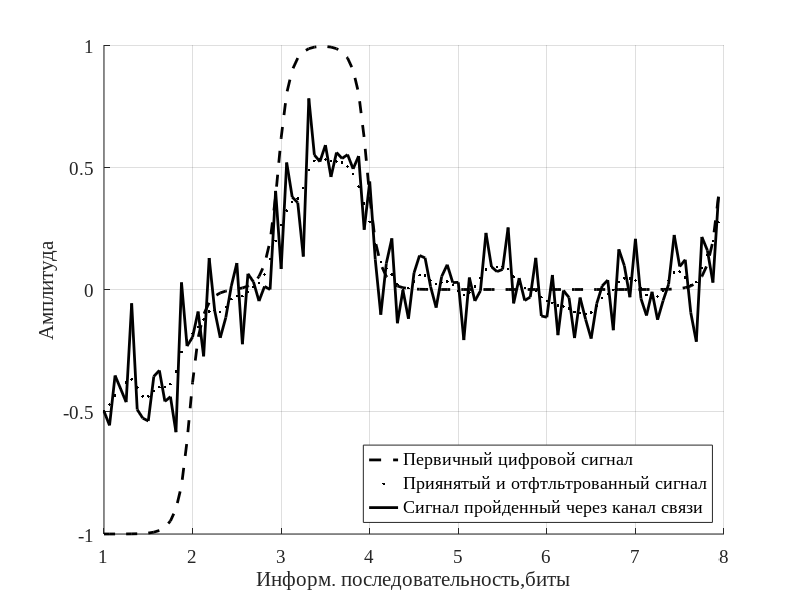

This chart was generated by the following MATLAB code:

111
%вариант Шефера 28_05_21
%бинарные сигналы
%глазковая диаграмма
%прямоугольный импульс
%эллиптический фильтр 
%вычисляется во временной области импульс, выходящий из фильтра, 
%затем вычисляется сигнал
%можно учесть дисперсию: вычисляется преобразование Фурье сигнала,
%оно умножается на передаточную функцию канала, затем вычисляется 
%обратное преобразование Фурье
clear all;
close all;
set(0,'DefaultAxesFontSize',14,'DefaultAxesFontName','Times New Roman');
%-------------------------------------------------------------------
N1=16;
N=16384*64;%число точек преобразования Фурье
NN=N/N1;%число битов
L_trasa=40; %50; 100; в километрах

EbN0 = 16;
D=17;% в пс/км/нм - дисперсионный волноводный параметр
lambda=1550;% в нм
v=3*10^8;%электродинамическая постоянная
alpha=pi*D*lambda^2*L_trasa*10^(-21)/v;%
x=randi([0,1],NN,1);

switch 1    % переключение формата кодирования

    case 1
         b = zeros(N,1);
         d = x;
         d_d = not(d);

         for i = 1:NN
             b(i + 1) = xor (d_d(i),b(i)); % прекодер
             c(i) = b(i) + b(i + 1) - 1;   % двубинарный код
         end
% % ------------------------------------------
         data_1 = repmat(c',1,N1)';
    case 2
         data_1 = repmat(x,1,N1)';
    case 3
         ww(1)=1;   
         for i = 1:NN
             ww(i+1)=ww(i)+x(i);
             if ww(i+1)==2
                ww(i+1)=0;
             end
         end   
         for i = 1:NN
             b(i)=ww(i)+ww(i+1);
             c(i)=b(i)-1;
         end
         data_1 = repmat(c',1,N1)';
%          data_1 = repmat(ww',1,N1)';
end

% % ------------пропускание прямоугольного импульса через фильтр Бесселя
T=1e-10;

wmax=(pi/T)*N1;

dt=T/N1;


data_2 = reshape(data_1,size(data_1,1)*size(data_1,2),1); %первичный цифровой сигнал
data_1 = repmat(x,1,N1)';
data_2_bin = reshape(data_1,size(data_1,1)*size(data_1,2),1); %первичный цифровой сигнал
mm = 0;
jj = 1;
% s_filtr(N:1) = zeros;



% for long=L_trasa:-1:1
%     long
%     L = long;
%     mm = mm + 1;
% %     jj = jj + 1;
%     long_koef = 0.07:-(0.04 / (L_trasa)):0.03;
% 
%     [b,a] = ellip(1,0.5,60,0.07);
%     [b_1,a_1] = ellip(1,0.5,5,long_koef(mm));
% 
%     filtr_on = 1;
% 
%     if filtr_on
%         data_2 = filtfilt(b,a,data_2);
%         data_3 = filtfilt(b_1,a_1,data_2);
%         data_2_bin = filtfilt(b,a,data_2_bin);
%         data_3_bin = filtfilt(b_1,a_1,data_2_bin);
%     else
%         data_3 = data_2;
%         data_3_bin = data_2_bin;  
%     end
%     data_2_orig = data_2;
% 
%     zatuhanie = 1.02*L;
% 
%     % for snr_ber = -10:1:40
%     % mm=mm+1;
%     % EbN0 = snr_ber;
%     snr=EbN0-10*log10(0.5*T/dt);
%   
%     data_3_shum = awgn(data_3,snr,'measured');
%     data_3_bin_shum = awgn(data_3_bin,snr,'measured');
%     data_2 = data_3_shum;
%     data_3_shum = data_3_shum / zatuhanie;
%     data_3_bin_shum = data_3_bin_shum / zatuhanie;
% 
%     % k_CD = 10; % Коэф уширения
%     % m_CD_1 = 1:1/k_CD:((N1/4)*1/k_CD - 1/k_CD) + 1;
%     % m_CD_2 = 1:-1/k_CD:-((N1/4)*1/k_CD - 1/k_CD) + 1;
%     % m_CD_3 = fliplr(m_CD_2);
%     % m_CD_4 = fliplr(m_CD_1);
%     % mm_CD = [m_CD_1, m_CD_2, m_CD_3, m_CD_4];
%     % mm_CD = mm_CD';
%     % mm_CD
%     % data_test = zeros(N,0);
%     % data_test(1:16) = mm_CD;
%     % for i = 1: (N / N1) - 1
%     %     data_test(i * N1+1:i * N1 + 16) = mm_CD; 
%     % end
%     % data_test = data_test';
%     % data_test_3 = data_2 .* data_test;
%     % data_test = repmat(mm_CD',1,2)';
%     % data_test_2 = reshape(data_test,size(data_test,1)*size(data_test,2),1); %первичный цифровой сигнал
% 
% 
%     S=fft(data_2_orig,N);
%     S1(1:length(S)/2)=S(length(S)/2+1:length(S));
%     S1(length(S)/2+1:length(S))=S(1:length(S)/2); 
%     M=max(abs(S1));
%     P_orig=20*log10(abs(S1)/M);
% 
%     S=fft(data_3_shum,N);
%     S1(1:length(S)/2)=S(length(S)/2+1:length(S));
%     S1(length(S)/2+1:length(S))=S(1:length(S)/2); 
%     M=max(abs(S1));
%     P_chanel=20*log10(abs(S1)/M);
% 
% 
%     dw=2*wmax/N;
%     w=0:dw:wmax-dw;%+
%     w1=-wmax:dw:-dw;%-
%     w2=[w1, w];
%     w2 = w2/ 10000000000;
% 
% 
%     SS=S';
% 
%     S1(1:length(S)/2)=SS(length(S)/2+1:length(S));
%     S1(length(S)/2+1:length(S))=SS(1:length(S)/2); 
%     M=max(abs(S1));
%     P=20*log10(abs(S1)/M);
% 
%     s=ifft(SS',N);
%     s_filtr = s;
%     s_bin_filtr = data_3_bin_shum;
%     if filtr_on
%         s_filtr = filtfilt(b,a,s);
%         s_bin_filtr = filtfilt(b,a,data_3_bin_shum);
%     end 
% 
% 
%     %%%%%%%%%%%%%%%%%----------ПРИЕММММ----------%%%%%%%%%%%%%%
%     Gamma = 0.3*max(s_filtr);
%     Gamma_bin = 0.3*max(s_bin_filtr);
%     count = 0;
%     j = 1;
%     s_dmd(1:NN) = zeros;
%     s_dmd_bin(1:NN) = zeros;
% 
%     for i = 1:N
%         count = count + 1;
%         s_dmd(j) = s_dmd(j) + s_filtr(i);
%         s_dmd_bin(j) = s_dmd_bin(j) + s_bin_filtr(i);
%         if count == N1
%             count = 0;
%             s_dmd(j) = s_dmd(j)/N1;
%             s_dmd_bin(j) = s_dmd_bin(j)/N1;
%             if s_dmd(j) > Gamma
%                 s_dmd(j)= 1; 
%             elseif s_dmd(j) < -Gamma
%                 s_dmd(j)= -1;     
%             else
%                 s_dmd(j)= 0;
%             end
%             if s_dmd_bin(j) > Gamma_bin
%                 s_dmd_bin(j)= 1;    
%             else
%                 s_dmd_bin(j)= 0;
%             end
%             j = j + 1;
%         end 
%     end
%     % s_dmd = s_dmd ./N1; 
%     c = abs (c) ;
%     s_dmd = abs (s_dmd);
%     [er,ratio] = biterr(c, s_dmd); % эта функция сравнивает b0 
%     [er_bin,ratio_bin] = biterr(c, s_dmd_bin); % эта функция сравнивает b0 
%     %c b и выводит в  er число несовпадающих бит
% 
%     ber1(mm,jj)=er/NN;%-10*log10(er/N);
%     ber1_bin(mm,jj)=er_bin/NN;%-10*log10(er/N);  
%     Snr(mm,jj)= L_trasa - long;
% end

[b,a] = ellip(1,0.5,60,0.07);
[b_1,a_1] = ellip(1,0.5,5,0.07);

filtr_on = 1;

if filtr_on
   data_2 = filtfilt(b,a,data_2);
   data_3 = filtfilt(b_1,a_1,data_2);
   data_2_bin = filtfilt(b,a,data_2_bin);
   data_3_bin = filtfilt(b_1,a_1,data_2_bin);
else
   data_3 = data_2;
   data_3_bin = data_2_bin;  
end
data_2_orig = data_2;

zatuhanie = 1.02*2;

snr=EbN0-10*log10(0.5*T/dt);
  
data_3_shum = awgn(data_3,snr,'measured');
data_3_bin_shum = awgn(data_3_bin,snr,'measured');
data_2 = data_3_shum;
data_3_shum = data_3_shum / zatuhanie;
data_3_bin_shum = data_3_bin_shum / zatuhanie;


s_filtr = data_3_shum;
s_bin_filtr = data_3_bin_shum;
if filtr_on
   s_filtr = filtfilt(b,a,data_3_shum);
   s_bin_filtr = filtfilt(b,a,data_3_bin_shum);
end 



















% % Snr = Snr .* -1;
% ber1        = ber1 / 10;
% ber1_bin    = ber1_bin / 10;
% semilogy(Snr,ber1,'kx')
% hold on;
% semilogy(Snr,ber1_bin,'ko')
% legend({'Бинарный сигнал','Двубинарный сигнал'}, 'location', 'southeast')
% xlabel('Протяженность ЛС, км')
% ylabel('BER')



kol_vo_bit_plot = 7;        %Число бит для отрисовки
t_plot = 1:1/N1:kol_vo_bit_plot + 1-1/N1;
f_plot = -N:1/N1:N;

if 1    % осциллограф
    figure('position',[20 680 750 300])
    hold on
    plot(t_plot, data_2_orig(1:kol_vo_bit_plot * N1),'k--','linewidth',2);
    plot(t_plot, s_filtr(1:kol_vo_bit_plot * N1),'k.','linewidth',2);
    plot(t_plot, data_3_shum(1:kol_vo_bit_plot * N1),'k','linewidth',2);
    grid
    xlabel('Информ. последовательность,биты')
    ylabel('Амплитуда')
    legend({'Первичный цифровой сигнал','Приянятый и отфтльтрованный сигнал','Сигнал пройденный через канал связи'}, 'location', 'southeast')
end

% fmax=1/2/dt;
% wmax=2*pi*fmax;
% dw=wmax/N;
% w0=1/T/4;
% w1=0:dw:wmax-dw;

if 0    % Спектр
    figure('position',[1130 680 750 300]);
    hold on;
    subplot(1,2,1);
    plot(w2,P_orig,'k','linewidth',0.1);
    grid;
    axis([-10 10 -80 0]);
    xlabel('Частота, ГГц');
    ylabel('Амплитуда, дБ');
    subplot(1,2,2);
    plot(w2,P_chanel,'k','linewidth',0.1);
    grid;
    axis([-10 10 -80 0]);
    xlabel('Частота, ГГц');
    ylabel('Амплитуда, дБ');
end
if 0    % Глазковая Диаграмма
%     s_filtr = s_filtr - 1;
    H = eyediagram(abs(s_filtr),2*N1,2*T,0,'k');
    xlabel('Время, сек.');
    ylabel('Амплитуда');
end

